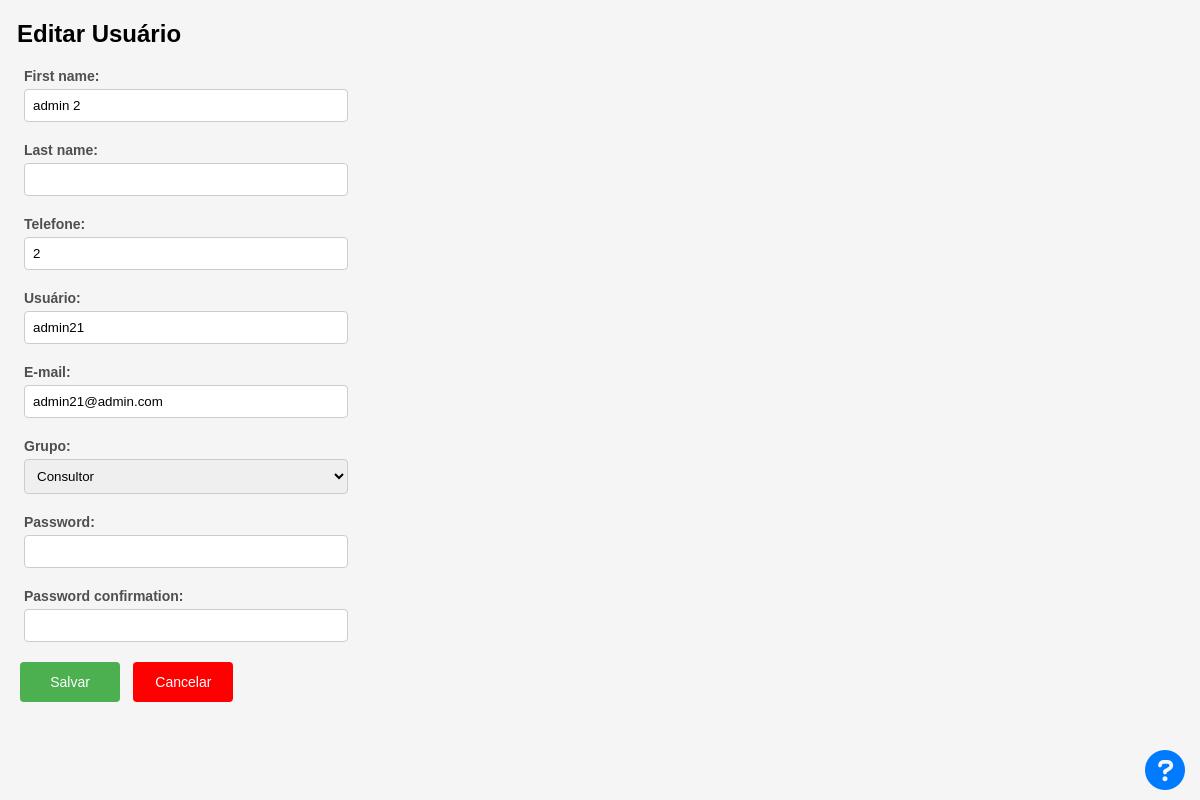
The page /editar_usuario/2/ (signed in) on the database its author committed.
### usuarios/models.py (models this page shows, shortened)
class CustomUsuario(AbstractUser):
    email = models.EmailField('E-mail', unique=True)
    username = models.CharField('Usuário', max_length=50, unique=True)
    fone = models.CharField('Telefone', max_length=25, null=True)
    is_staff = models.BooleanField('Membro da equipe', default=True)
    USERNAME_FIELD = 'email'
    REQUIRED_FIELDS = ['first_name', 'last_name', 'fone']
    class Meta:
        db_table = "usuarios"
    objects = UsuarioManager()

### usuarios/decorators.py (the view)
        def wrapper_func(request, *args, **kwargs):
            group = None
            if request.user.groups.exists():
                group = request.user.groups.all()[0].name
            if group in allowed_roles:
                return view_func(request, *args, **kwargs)
            else:
                return HttpResponseRedirect(reverse('error_page'))

### usuarios/forms.py (shortened to what this page needs)
class CustomUsuarioCreateForm(UserCreationForm):
    class Meta:
        model = CustomUsuario
        fields = ('first_name', 'last_name', 'fone', 'username', 'email')
        labels = {'username': 'Usuário'}
    def __init__(self, *args, **kwargs):
        super(CustomUsuarioCreateForm, self).__init__(*args, **kwargs)
        self.fields['password1'].required = False
        self.fields['password2'].required = False

### usuarios/scripts.py (called while the page is built)
def get_user_group(request):
    return request.user.groups.all()[0].name

### usuarios/templates/registration/editar_usuario.html (shortened to what this page needs)
{% load static %}
{% load static %}
{% block content %}
<html lang="pt-br">
<head>
    <link rel="stylesheet" href="{% static 'css/cadastros.css' %}">
    <link rel="stylesheet" href="{% static 'css/erro.css' %}">
</head>
<body>
<h1>Editar Usuário</h1>
<form method="post" class="form-container">
    <div class="field">
        <label for="{{ form.first_name.id_for_label }}">{{ form.first_name.label_tag }}</label>
        {{ form.first_name }}
    </div>
    <div class="field">
        <label for="{{ form.last_name.id_for_label }}">{{ form.last_name.label_tag }}</label>
        {{ form.last_name }}
    </div>
    <div class="field">
        <label for="{{ form.fone.id_for_label }}">{{ form.fone.label_tag }}</label>
        {{ form.fone }}
    </div>
    <div class="field">
        <label for="{{ form.username.id_for_label }}">{{ form.username.label_tag }}</label>
        {{ form.username }}
    </div>
    <div class="field">
        <label for="{{ form.email.id_for_label }}">{{ form.email.label_tag }}</label>
        {{ form.email }}
    </div>
    <div class="field">
        <label for="group">Grupo:</label>
        <select name="group" id="group">
            {% for group in groups %}
                <option value="{{ group }}"
                        {% if current_group == group %}
                        selected="selected"
                        {% endif %}>
                    {{ group }} </option>
            {% endfor %}
        </select>
    </div>
    <div class="field">
        <label for="{{ form.password1.id_for_label }}">{{ form.password1.label_tag }}</label>
        {{ form.password1 }}
    </div>
    <div class="field">
        <label for="{{ form.password2.id_for_label }}">{{ form.password2.label_tag }}</label>
        {{ form.password2 }}
    </div>
    {% include "utils/salvar_cancelar_botoes.html" %}
  </form>
    {% with duvidas_link='https://calconc.readthedocs.io/pt/latest/files/usuarios/main.html' %}
        {% include "utils/duvidas.html" %}
    {% endwith %}
</body>
</html>
{% endblock %}

### usuarios/static/css/cadastros.css (style rules this page uses)
* { margin: 0; padding: 0; color: inherit; }
body { font-family: arial, helvetica, sans-serif; font-size: 12px; background: #F5F5F5; }
h1 { margin-left:17px; margin-top: 20px; text-transform: capitalize; margin-bottom: 20px; font-size: 24px; }
.form-container { margin-top: 20px; }
.field { margin-left: 2%; margin-bottom: 20px; width: 30%; }
.field label { color: #4F4F4F; font-size: 14px; margin-bottom: 5px; display: block; font-weight: bold; }
.field input, .field select { width: 90%; padding: 8px; border: 1px solid #ccc; border-radius: 4px; }

### rows shown on the page
CustomUsuario: first_name "admin 2", fone "2", username "admin21", email "admin21@admin.com"
